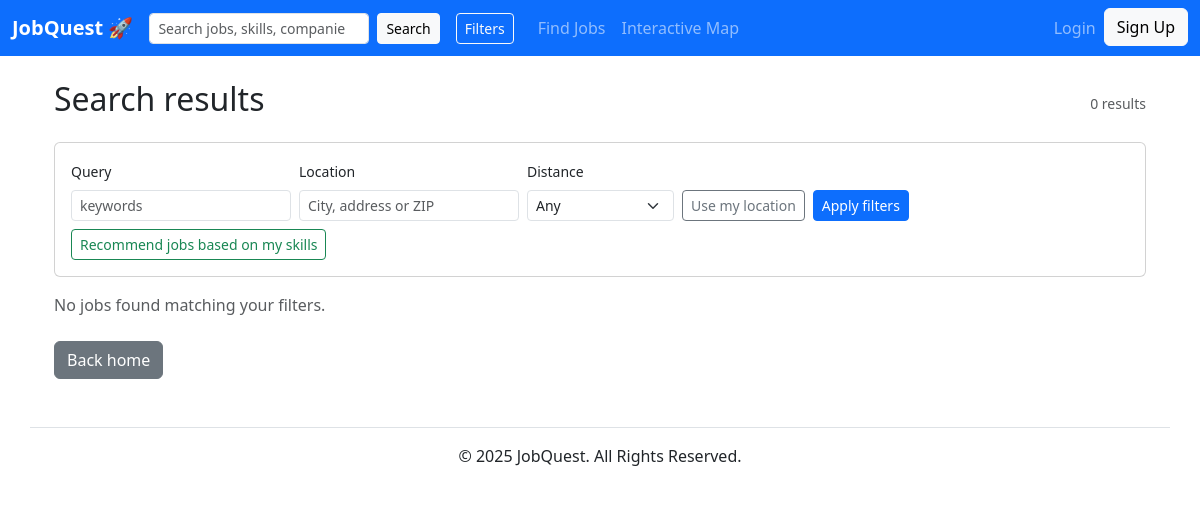
The page /search/ on the database as committed earlier.
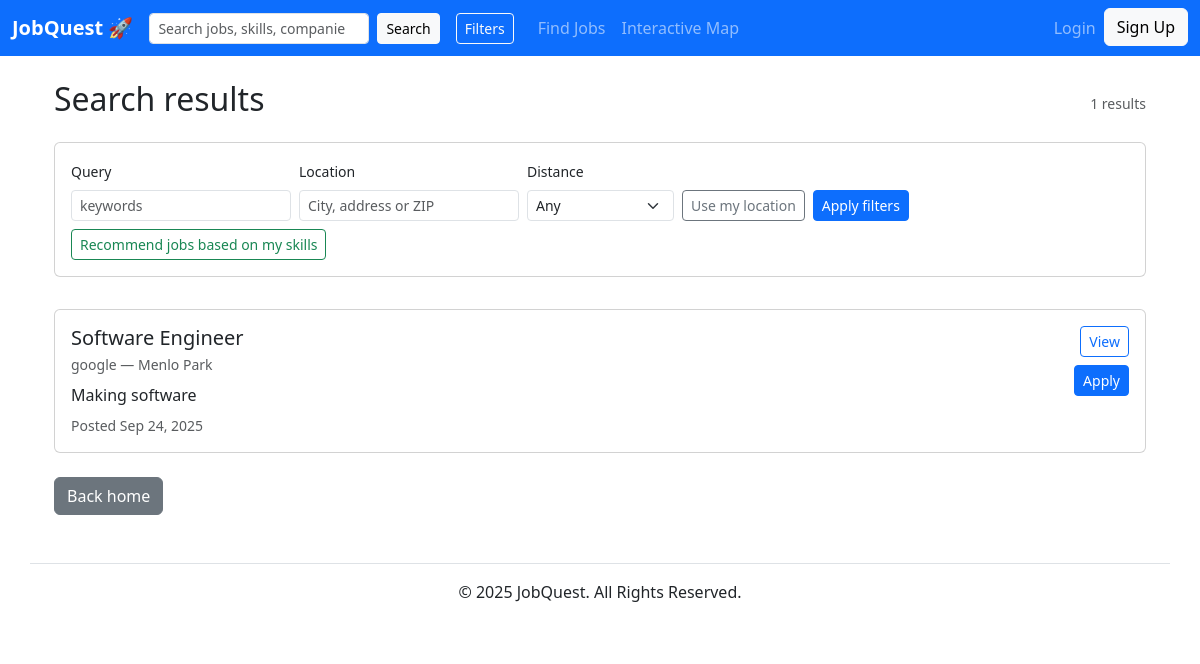
The same page on the database as committed later.
### jobs/models.py (models this page shows, shortened)
class Job(models.Model):
	title = models.CharField(max_length=255)
	company = models.CharField(max_length=255, blank=True)
	location = models.CharField(max_length=255, blank=True)
	description = models.TextField(blank=True)
	posted_at = models.DateTimeField(default=timezone.now)
	latitude = models.FloatField(null=True, blank=True)
	longitude = models.FloatField(null=True, blank=True)
	salary_min = models.IntegerField(null=True, blank=True)
	salary_max = models.IntegerField(null=True, blank=True)
	VISA_CHOICES = [
		('none', 'None'),
		('sponsor', 'Sponsorship available'),
	]
	visa_sponsorship = models.CharField(max_length=32, choices=VISA_CHOICES, default='none')
	owner = models.ForeignKey(User, on_delete=models.CASCADE, related_name="jobs", null=True, blank=True)

### jobs/views.py (the view, shortened to what this page needs)
# urls.py: path('', views.search, name='search'),
def search(request):
    q = request.GET.get('q', '').strip()
    location = request.GET.get('location', '').strip()
    salary_min = request.GET.get('salary_min', '')
    salary_max = request.GET.get('salary_max', '')
    work_type = request.GET.get('work_type', '')
    visa = request.GET.get('visa_sponsorship', '')
    qs = Job.objects.all()
    radius = request.GET.get('radius', '').strip()
    lat = request.GET.get('lat', '').strip()
    lon = request.GET.get('lon', '').strip()
    try:
        radius_f = float(radius) if radius != '' else None
        lat_f = float(lat) if lat != '' else None
        lon_f = float(lon) if lon != '' else None
    except (ValueError, TypeError):
        radius_f = lat_f = lon_f = None
    context_jobs = qs
    if radius_f is None:
        if q:
            context_jobs = qs.filter(Q(title__icontains=q) | Q(company__icontains=q)).order_by('-posted_at')
        else:
            context_jobs = qs.order_by('-posted_at')
    context = {
        'q': q,
        'location': location,
        'salary_min': salary_min,
        'salary_max': salary_max,
        'work_type': work_type,
        'visa': visa,
        'jobs': context_jobs,
    }
    return render(request, 'jobs/search_results.html', context)

### accounts/context_processors.py (called while the page is built)
def user_profile(request):
    user = getattr(request, 'user', None)
    profile = None
    if user and user.is_authenticated:
        try:
            profile = user.profile
        except Exception:
            profile = None
    return {'user_profile': profile}

### jobs/templates/jobs/search_results.html (shortened to what this page needs)
{% extends 'base.html' %}
{% block content %}
<div class="container mt-4">
  <div class="d-flex justify-content-between align-items-center">
    <h2>Search results</h2>
    <div class="text-muted small">{{ jobs|length }} results</div>
  </div>
  <div class="card mt-3">
    <div class="card-body">
      <form id="filters-form" method="get" class="row gx-2 gy-2 align-items-end">
        <div class="col-auto">
          <label class="form-label small">Query</label>
          <input type="text" name="q" value="{{ q }}" class="form-control form-control-sm" placeholder="keywords">
        </div>
        <div class="col-auto">
          <label class="form-label small">Location</label>
          <input id="filter-location" type="text" name="location" value="{{ location }}" class="form-control form-control-sm" placeholder="City, address or ZIP">
        </div>
        <div class="col-auto">
          <label class="form-label small">Distance</label>
          <select id="filter-radius" name="radius" class="form-select form-select-sm">
            <option value="">Any</option>
          </select>
        </div>
        <div class="col-auto">
          <button id="use-my-location-filter" class="btn btn-outline-secondary btn-sm">Use my location</button>
        </div>
        <div class="col-auto">
          <button type="submit" class="btn btn-primary btn-sm">Apply filters</button>
        </div>
        <div class="col-auto">
          <a href="{% url 'jobs:suggested_jobs' %}" class="btn btn-outline-success btn-sm">Recommend jobs based on my skills</a>
        </div>
      </form>
    </div>
  </div>
  {% if jobs %}
    <div class="row gy-3 mt-3">
      {% for job in jobs %}
        <div class="col-12">
          <div class="card">
            <div class="card-body d-flex justify-content-between align-items-start">
              <div>
                <h5 class="mb-1">{{ job.title }}</h5>
                <div class="text-muted small">{{ job.company }} — {{ job.location }}</div>
                <p class="mt-2 mb-0 text-truncate" style="max-height:3.6em; overflow:hidden;">{{ job.description }}</p>
                <div class="text-muted small mt-2">Posted {{ job.posted_at|date:"M d, Y" }}</div>
              </div>
              <div class="ms-3 d-flex flex-column align-items-end">
                <a href="{% url 'jobs:job_detail' job.pk %}" class="btn btn-outline-primary btn-sm mb-2">View</a>
                <a href="{% url 'jobs:apply' job.pk %}" class="btn btn-primary btn-sm">Apply</a>
              </div>
            </div>
          </div>
        </div>
      {% endfor %}
    </div>
  {% else %}
    <p class="text-muted mt-3">No jobs found matching your filters.</p>
  {% endif %}
  <div class="mt-4">
    <a href="/" class="btn btn-secondary">Back home</a>
  </div>
</div>
{% endblock %}

Rows that differ between the two databases and show on the page:
added Job: title "Software Engineer", company "google", location "Menlo Park", description "Making software", posted_at "Sep 24, 2025"
Other text that changed with them:
{{ jobs|length }}: "0" → "1"
text no longer shown: "No jobs found matching your filters."
